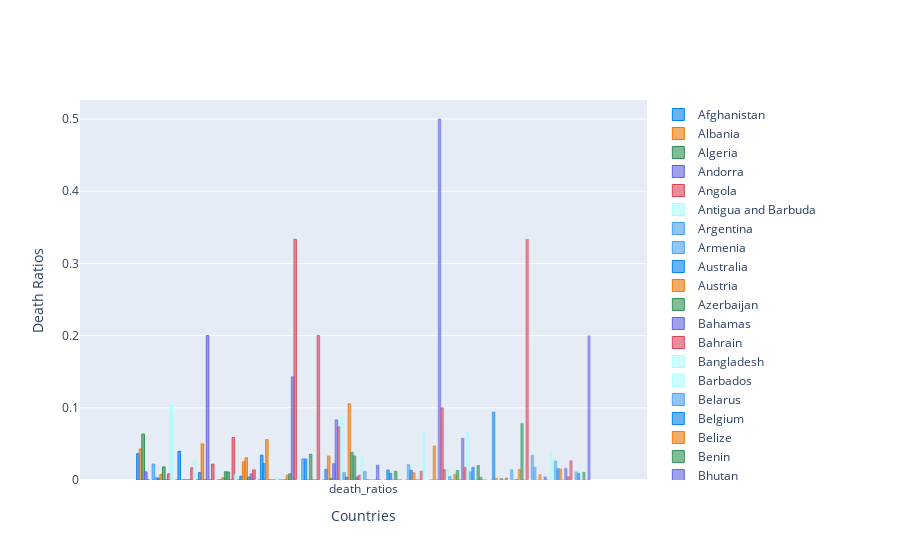

Source (notebook cell):
### Code cell
most_recent = df[df['date'] == df['date'].max()]
most_recent['death_ratios'] = most_recent['deaths']/most_recent['confirmed']
most_recent.pivot_table(columns = 'country',
                        values = 'death_ratios').iplot(kind = 'bar',
                                                      theme = 'polar',
                                                      layout = dict(
                                                      xaxis = dict(title = 'Countries'),
                                                      yaxis = dict(title = 'Death Ratios')))
